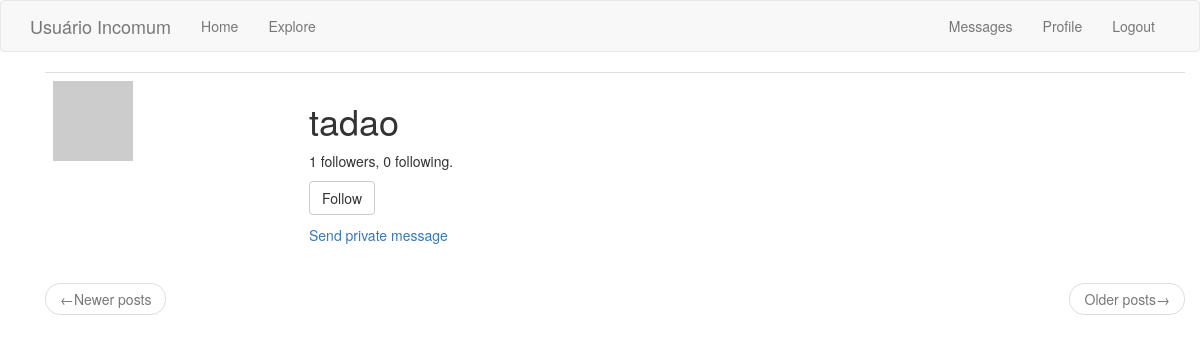
Page /user/tadao (signed in) on the earlier database version.
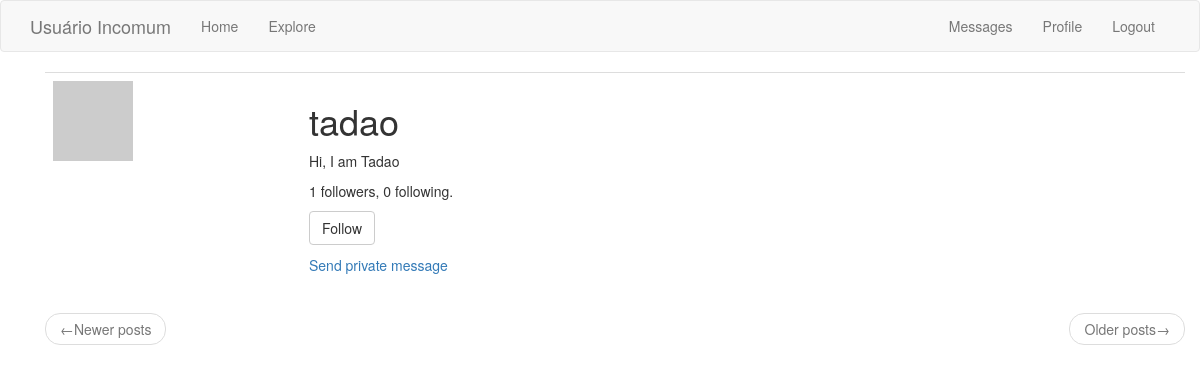
Same page on the later database version.
### app/models.py (models this page shows, shortened)
class PaginatedAPIMixin(object):
    @staticmethod
    def to_collection_dict(query, page, per_page, endpoint, **kwargs):
        resources = query.paginate(page=page, per_page=per_page,
                                   error_out=False)
        data = {
            'items': [item.to_dict() for item in resources.items],
            '_meta': {
                'page': page,
                'per_page': per_page,
                'total_pages': resources.pages,
                'total_items': resources.total
            },
            '_links': {
                'self': url_for(endpoint, page=page, per_page=per_page,
                                **kwargs),
                'next': url_for(endpoint, page=page + 1, per_page=per_page,
                                **kwargs) if resources.has_next else None,
                'prev': url_for(endpoint, page=page - 1, per_page=per_page,
                                **kwargs) if resources.has_prev else None
            }
        }
        return data

class User(PaginatedAPIMixin, UserMixin, db.Model):
    id = db.Column(db.Integer, primary_key=True)
    username = db.Column(db.String(64), index=True, unique=True)
    email = db.Column(db.String(120), index=True, unique=True)
    password_hash = db.Column(db.String(128))
    posts = db.relationship('Post', backref='author', lazy='dynamic')
    about_me = db.Column(db.String(140))
    last_seen = db.Column(db.DateTime, default=datetime.utcnow)
    token = db.Column(db.String(32), index=True, unique=True)
    token_expiration = db.Column(db.DateTime)
    followed = db.relationship(
        'User', secondary=followers,
        primaryjoin=(followers.c.follower_id == id),
        secondaryjoin=(followers.c.followed_id == id),
        backref=db.backref('followers', lazy='dynamic'), lazy='dynamic')
    messages_sent = db.relationship('Message', foreign_keys='Message.sender_id',
                                    backref='author', lazy='dynamic')
    messages_received = db.relationship('Message', foreign_keys='Message.recipient_id',
                                        backref='recipient', lazy='dynamic')
    last_message_read_time = db.Column(db.DateTime)
    def avatar(self, size):
        digest = md5(self.email.lower().encode('utf-8')).hexdigest()
        return 'https://www.gravatar.com/avatar/{}?d=identicon&s={}'.format(
            digest, size)
    def is_following(self, user):
        return self.followed.filter(
            followers.c.followed_id == user.id).count() > 0
    def new_messages(self):
        last_read_time = self.last_message_read_time or datetime(1900, 1, 1)
        return Message.query.filter_by(recipient=self).filter(
            Message.timestamp > last_read_time).count()

### app/main/routes.py (the view)
@bp.route('/user/<username>')
@login_required
def user(username):
    user = User.query.filter_by(username=username).first_or_404()
    page = request.args.get('page', 1, type=int)
    posts = user.posts.order_by(Post.timestamp.desc()).paginate(
        page=page, per_page=current_app.config['POSTS_PER_PAGE'],
        error_out=False)
    next_url = url_for('main.user', username=user.username,
                       page=posts.next_num) if posts.has_next else None
    prev_url = url_for('main.user', username=user.username,
                       page=posts.prev_num) if posts.has_prev else None
    form = EmptyForm()
    return render_template('user.html', user=user, posts=posts.items,
                           next_url=next_url, prev_url=prev_url, form=form)

### app/main/forms.py
class EmptyForm(FlaskForm):
    submit = SubmitField('Submit')

### app/main/routes.py (called while the page is built)
@bp.before_app_request
def before_request():
    if current_user.is_authenticated:
        current_user.last_seen = datetime.utcnow()
        db.session.commit()
    g.locale = str(get_locale())

### app/models.py (called while the page is built)
@login.user_loader
def load_user(id):
    return User.query.get(int(id))

### app/templates/user.html (shortened to what this page needs)
{% extends "base.html" %}
{% block app_content %}
<div class="container">
    <table class="table table-hover">
        <tr>
            <td width="256px"><img src="{{ user.avatar(150) }}"></td>
            <td>
                <h1>{{ user.username }}</h1>
                {% if user.about_me %}<p>{{ user.about_me }}</p>{% endif %}
                <p>{{ user.followers.count() }} followers, {{ user.followed.count() }} following.</p>
                {% if user == current_user %}
                <p><a href="{{ url_for('main.edit_profile') }}">Edit your profile</a></p>
                {% elif not current_user.is_following(user) %}
                <p>
                    <form action="{{ url_for('main.follow', username=user.username) }}" method="post">
                        {{ form.submit(value=('Follow'), class_='btn btn-default') }}
                    </form>
                </p>
                {% endif %}
                {% if user != current_user %}
                <p><a href="{{ url_for('main.send_message', recipient=user.username) }}">{{ _('Send private message') }}</a></p>
                {% endif %}
            </td>
        </tr>
    </table>
    <nav aria-label="...">
        <ul class="pager">
            <li class="previous{% if not prev_url %} disabled{% endif %}">
                <a href="{{ prev_url or '#' }}">
                    <span aria-hidden="true">&larr;</span>Newer posts
                </a>
            </li>
            <li class="next{% if not next_url %} disabled{% endif %}">
                <a href="{{ next_url or '#' }}">
                    Older posts<span aria-hidden="true">&rarr;</span>
                </a>
            </li>
        </ul>
    </nav>
</div>
{% endblock %}

Differences in the rows shown:
changed User "tadao": about_me (not shown) → "Hi, I am Tadao"
